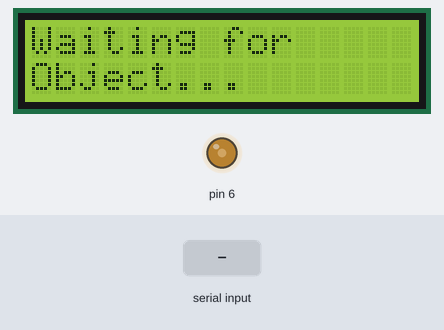
A sketch run on a simulated Arduino Uno, built with avr-gcc and run on an emulated ATmega328P. Shown: 16×2 character LCD, output pins drawn as LEDs (lit = HIGH). The test bench sets the inputs (shaded band).

Above: at 1.2 s.
1.3 s: "1\n" received over Serial
At 2.3 s:
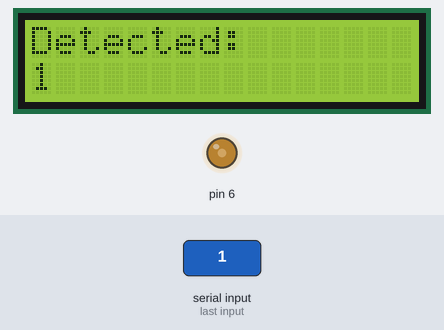
2.8 s: "0\n" received over Serial
At 4.0 s:
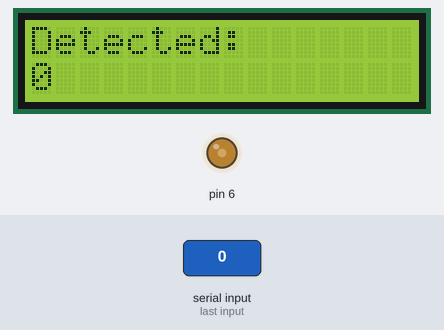
4.8 s: "2\n" received over Serial
At 5.7 s:
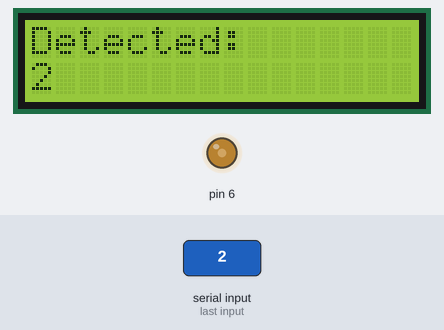
Timing chart, 0 to 7.8 s (numbered marks = the images above; inputs shaded):
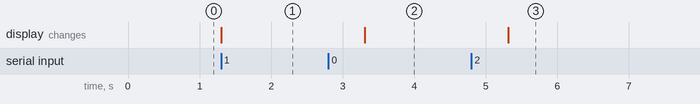

The sketch:

LCD.ino
```cpp
#include <LiquidCrystal.h>
LiquidCrystal lcd(12, 11, 5, 4, 3, 2);

int contrast = 100;

void setup() {
  pinMode(6, OUTPUT);
  analogWrite(6, contrast);
  lcd.begin(16, 2);
  Serial.begin(9601);
  lcd.print("Waiting for");
  lcd.setCursor(0, 1);
  lcd.print("Object...");
}

void loop() {
  if (Serial.available() > 0) {
    String objectName = Serial.readStringUntil('\n');
    objectName.trim();

    lcd.clear();
    lcd.setCursor(0, 0);
    lcd.print("Detected:");
    lcd.setCursor(0, 1);
    lcd.print(objectName);
      delay(2000);
  }
}
```

Measured:
- after the input at 1.3 s, the display: changes at once (image 1)
- after the input at 2.8 s, the display: changes after 0.51 s (image 2)
- after the input at 4.8 s, the display: changes after 0.51 s (image 3)
